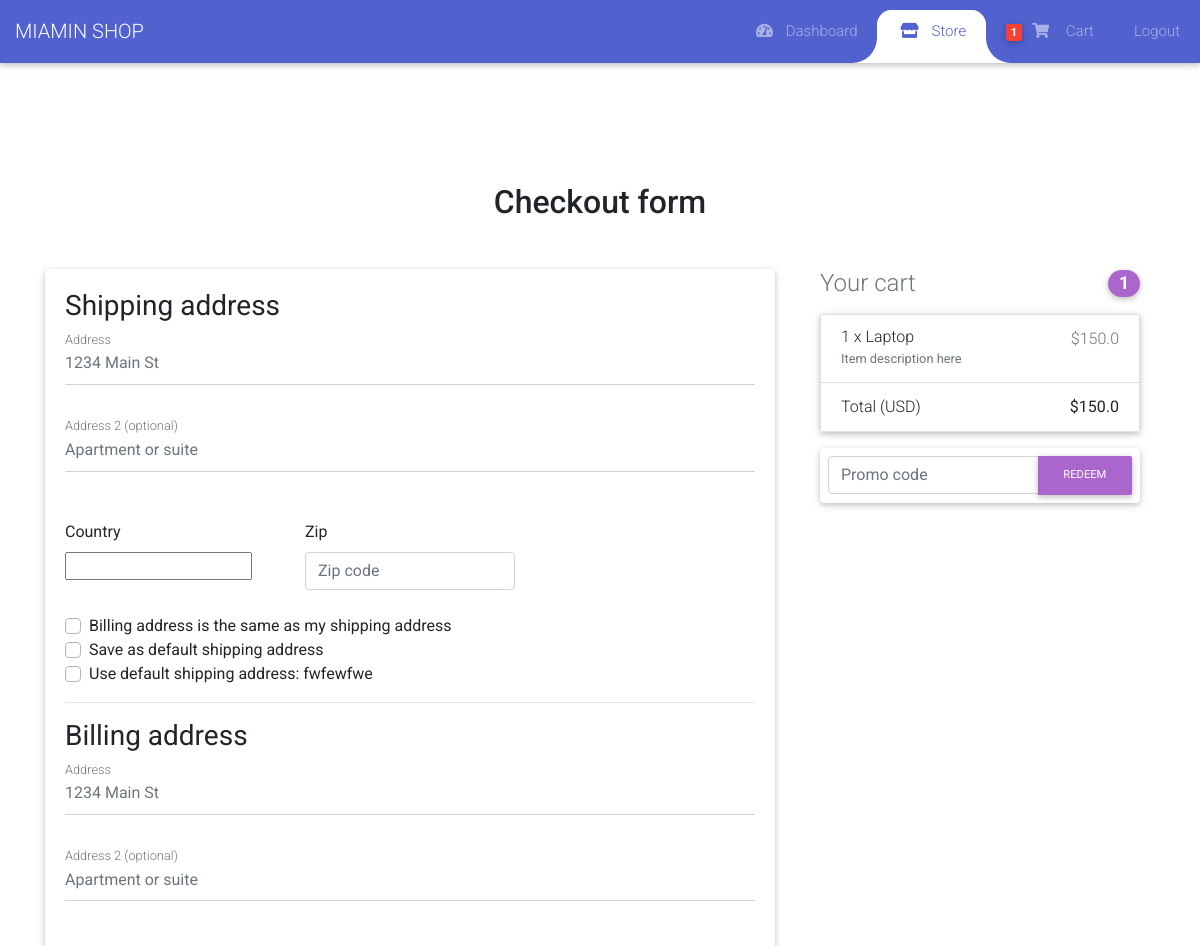
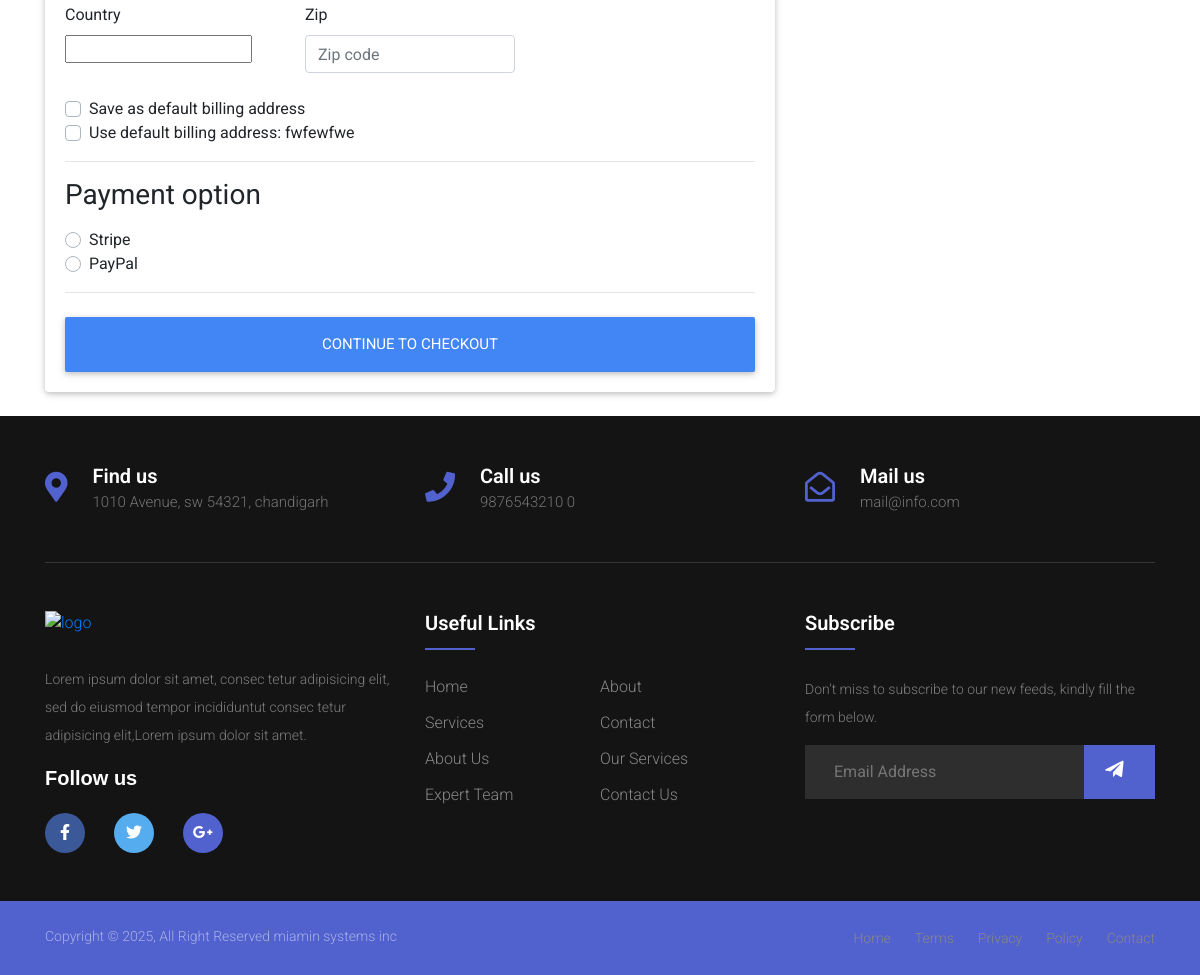
Screenshot of /checkout/ (signed in) with the database file from the repository (2 pictures, top to bottom).
### core/models.py (models this page shows, shortened)
class Order(models.Model):
    user = models.ForeignKey(settings.AUTH_USER_MODEL,
                             on_delete=models.CASCADE)
    ref_code = models.CharField(max_length=20, blank=True, null=True)
    items = models.ManyToManyField(OrderItem)
    start_date = models.DateTimeField(auto_now_add=True)
    ordered_date = models.DateTimeField()
    ordered = models.BooleanField(default=False)
    shipping_address = models.ForeignKey(
        'Address', related_name='shipping_address', on_delete=models.SET_NULL, blank=True, null=True)
    billing_address = models.ForeignKey(
        'Address', related_name='billing_address', on_delete=models.SET_NULL, blank=True, null=True)
    payment = models.ForeignKey(
        'Payment', on_delete=models.SET_NULL, blank=True, null=True)
    coupon = models.ForeignKey(
        'Coupon', on_delete=models.SET_NULL, blank=True, null=True)
    being_delivered = models.BooleanField(default=False)
    received = models.BooleanField(default=False)
    refund_requested = models.BooleanField(default=False)
    refund_granted = models.BooleanField(default=False)
    '''
    1. Item added to cart
    2. Adding a billing address
    (Failed checkout)
    3. Payment
    (Preprocessing, processing, packaging etc.)
    4. Being delivered
    5. Received
    6. Refunds
    '''
    def get_total(self):
        total = 0
        for order_item in self.items.all():
            total += order_item.get_final_price()
        if self.coupon:
            total -= self.coupon.amount
        return total

class Address(models.Model):
    user = models.ForeignKey(settings.AUTH_USER_MODEL,
                             on_delete=models.CASCADE)
    street_address = models.CharField(max_length=100)
    apartment_address = models.CharField(max_length=100)
    country = CountryField(multiple=False)
    zip = models.CharField(max_length=100)
    address_type = models.CharField(max_length=1, choices=ADDRESS_CHOICES)
    default = models.BooleanField(default=False)
    class Meta:
        verbose_name_plural = 'Addresses'

class OrderItem(models.Model):
    user = models.ForeignKey(settings.AUTH_USER_MODEL,
                             on_delete=models.CASCADE)
    ordered = models.BooleanField(default=False)
    item = models.ForeignKey(Item, on_delete=models.CASCADE)
    quantity = models.IntegerField(default=1)
    def get_total_discount_item_price(self):
        return self.quantity * self.item.discount_price
    def get_final_price(self):
        if self.item.discount_price:
            return self.get_total_discount_item_price()
        return self.get_total_item_price()

class Item(models.Model):
    title = models.CharField(max_length=100)
    price = models.FloatField()
    discount_price = models.FloatField(blank=True, null=True)
    category = models.CharField(choices=CATEGORY_CHOICES, max_length=2)
    label = models.CharField(choices=LABEL_CHOICES, max_length=1)
    slug = models.SlugField()
    description = models.TextField()
    image = models.ImageField()

### core/views.py (the view, shortened to what this page needs)
# urls.py: path('checkout/', CheckoutView.as_view(), name='checkout'),
class CheckoutView(View):
    def get(self, *args, **kwargs):
        try:
            order = Order.objects.get(user=self.request.user, ordered=False)
            form = CheckoutForm()
            context = {
                'form': form,
                'couponform': CouponForm(),
                'order': order,
                'DISPLAY_COUPON_FORM': True
            }
            shipping_address_qs = Address.objects.filter(
                user=self.request.user,
                address_type='S',
                default=True
            )
            if shipping_address_qs.exists():
                context.update(
                    {'default_shipping_address': shipping_address_qs[0]})
            billing_address_qs = Address.objects.filter(
                user=self.request.user,
                address_type='B',
                default=True
            )
            if billing_address_qs.exists():
                context.update(
                    {'default_billing_address': billing_address_qs[0]})
            return render(self.request, "checkout.html", context)
        except ObjectDoesNotExist:
            messages.info(self.request, "You do not have an active order")
            return redirect("core:checkout")

### core/forms.py
class CheckoutForm(forms.Form):
    shipping_address = forms.CharField(required=False)
    shipping_address2 = forms.CharField(required=False)
    shipping_country = CountryField(blank_label='(select country)').formfield(
        required=False,
        widget=CountrySelectWidget(attrs={
            'class': 'custom-select d-block w-100',
        }))
    shipping_zip = forms.CharField(required=False)
    billing_address = forms.CharField(required=False)
    billing_address2 = forms.CharField(required=False)
    billing_country = CountryField(blank_label='(select country)').formfield(
        required=False,
        widget=CountrySelectWidget(attrs={
            'class': 'custom-select d-block w-100',
        }))
    billing_zip = forms.CharField(required=False)
    same_billing_address = forms.BooleanField(required=False)
    set_default_shipping = forms.BooleanField(required=False)
    use_default_shipping = forms.BooleanField(required=False)
    set_default_billing = forms.BooleanField(required=False)
    use_default_billing = forms.BooleanField(required=False)
    payment_option = forms.ChoiceField(
        widget=forms.RadioSelect, choices=PAYMENT_CHOICES)

class CouponForm(forms.Form):
    code = forms.CharField(widget=forms.TextInput(attrs={
        'class': 'form-control',
        'placeholder': 'Promo code',
        'aria-label': 'Recipient\'s username',
        'aria-describedby': 'basic-addon2'
    }))

### core/templatetags/cart_template_tags.py (called while the page is built)
@register.filter
def cart_item_count(user):
    if user.is_authenticated:
        qs = Order.objects.filter(user=user, ordered=False)
        if qs.exists():
            return qs[0].items.count()
    return 0

### templates/checkout.html (shortened to what this page needs)
{% extends "base.html" %}
{% load crispy_forms_tags %}
{% block content %}
  <main >
    <div class="container wow fadeIn">
      <h2 class="my-5 h2 text-center">Checkout form</h2>
      <div class="row">
        <div class="col-md-8 mb-4">
          <div class="card">
            <form method="POST" class="card-body">
              <h3>Shipping address</h3>
              <div class='hideable_shipping_form'>
                <div class="md-form mb-5">
                  <input type='text' placeholder='1234 Main St' id='shipping_address' name='shipping_address' class='form-control' />
                  <label for="shipping_address" class="">Address</label>
                </div>
                <div class="md-form mb-5">
                  <input type='text' placeholder='Apartment or suite' id='shipping_address2' name='shipping_address2' class='form-control' />
                  <label for="shipping_address2" class="">Address 2 (optional)</label>
                </div>
                <div class="row">
                  <div class="col-lg-4 col-md-12 mb-4">
                    <label for="country">Country</label>
                    {{ form.shipping_country }}
                  </div>
                  <div class="col-lg-4 col-md-6 mb-4">
                    <label for="shipping_zip">Zip</label>
                    <input type='text' placeholder='Zip code' id='shipping_zip' name='shipping_zip' class='form-control' />
                  </div>
                </div>
                <div class="custom-control custom-checkbox">
                  <label class="custom-control-label" for="same_billing_address">Billing address is the same as my shipping address</label>
                </div>
                <div class="custom-control custom-checkbox">
                  <label class="custom-control-label" for="set_default_shipping">Save as default shipping address</label>
                </div>
              </div>
              {% if default_shipping_address %}
              <div class="custom-control custom-checkbox">
                <label class="custom-control-label" for="use_default_shipping">Use default shipping address: {{ default_shipping_address.street_address|truncatechars:10 }}</label>
              </div>
              {% endif %}
              <hr>
              <h3>Billing address</h3>
              <div class='hideable_billing_form'>
                <div class="md-form mb-5">
                  <input type='text' placeholder='1234 Main St' id='billing_address' name='billing_address' class='form-control' />
                  <label for="billing_address" class="">Address</label>
                </div>
                <div class="md-form mb-5">
                  <input type='text' placeholder='Apartment or suite' id='billing_address2' name='billing_address2' class='form-control' />
                  <label for="billing_address2" class="">Address 2 (optional)</label>
                </div>
                <div class="row">
                  <div class="col-lg-4 col-md-12 mb-4">
                    <label for="country">Country</label>
                    {{ form.billing_country }}
                  </div>
                  <div class="col-lg-4 col-md-6 mb-4">
                    <label for="billing_zip">Zip</label>
                    <input type='text' placeholder='Zip code' id='billing_zip' name='billing_zip' class='form-control' />
                  </div>
                </div>
                <div class="custom-control custom-checkbox">
                  <label class="custom-control-label" for="set_default_billing">Save as default billing address</label>
                </div>
              </div>
              {% if default_billing_address %}
              <div class="custom-control custom-checkbox">
                <label class="custom-control-label" for="use_default_billing">Use default billing address: {{ default_billing_address.street_address|truncatechars:10 }}</label>
              </div>
              {% endif %}
              <hr>
              <h3>Payment option</h3>
              <div class="d-block my-3">
                {% for value, name in form.fields.payment_option.choices %}
                <div class="custom-control custom-radio">
                  <label class="custom-control-label" for="{{ name }}">{{ name }}</label>
                </div>
                {% endfor %}
              </div>
              <hr class="mb-4">
              <button class="btn btn-primary btn-lg btn-block" type="submit">Continue to checkout</button>
            </form>
          </div>
        </div>
        <div class="col-md-4 mb-4">
          {% include "order_snippet.html" %}
        </div>
      </div>
    </div>
  </main>
{% endblock content %}

### templates/navbar.html (shortened to what this page needs)
{% load cart_template_tags %}
<nav class="navbar navbar-expand-custom navbar-mainbg">
  <a class="navbar-brand navbar-logo" href="/">MIAMIN SHOP</a>
  <div class="collapse navbar-collapse" id="navbarSupportedContent">
    <ul class="navbar-nav ml-auto">
      <div class="hori-selector">
        <div class="left"></div>
        <div class="right"></div>
      </div>
      {% if request.user.is_authenticated %}
      <li class="nav-item" id="Dashboardnav">
        <a class="nav-link" href="javascript:void(0);"><i class="fas fa-tachometer-alt"></i>Dashboard</a>
      </li>
      <li class="nav-item active" id="Storenav">
        <a class="nav-link" href="/"><i class="fas fa-store"></i>Store</a>
      </li>
      <li class="nav-item" id="Cartnav">
        <a href="{% url 'core:order-summary' %}" class="nav-link waves-effect">
          <span class="badge red z-depth-1 mr-1"> {{ request.user|cart_item_count }} </span>
          <i class="fas fa-shopping-cart"></i>
          <span class="clearfix d-none d-sm-inline-block"> Cart </span>
        </a>
      </li>
      <li class="nav-item" id="Logoutnav">
        <a class="nav-link waves-effect" href="{% url 'account_logout' %}">
          <span class="clearfix d-none d-sm-inline-block"> Logout </span>
        </a>
      </li>
      {% endif %}
    </ul>
  </div>
</nav>

### templates/order_snippet.html (shortened to what this page needs)
<div class="col-md-12 mb-4">
    <h4 class="d-flex justify-content-between align-items-center mb-3">
    <span class="text-muted">Your cart</span>
    <span class="badge badge-secondary badge-pill">{{ order.items.count }}</span>
    </h4>
    <ul class="list-group mb-3 z-depth-1">
    {% for order_item in order.items.all %}
    <li class="list-group-item d-flex justify-content-between lh-condensed">
        <div>
        <h6 class="my-0">{{ order_item.quantity }} x {{ order_item.item.title}}</h6>
        <small class="text-muted">{{ order_item.item.description}}</small>
        </div>
        <span class="text-muted">${{ order_item.get_final_price }}</span>
    </li>
    {% endfor %}
    <li class="list-group-item d-flex justify-content-between">
        <span>Total (USD)</span>
        <strong>${{ order.get_total }}</strong>
    </li>
    </ul>
    {% if DISPLAY_COUPON_FORM %}
    <form class="card p-2" action="{% url 'core:add-coupon' %}" method="POST">
        <div class="input-group">
            {{ couponform.code }}
            <div class="input-group-append">
            <button class="btn btn-secondary btn-md waves-effect m-0" type="submit">Redeem</button>
            </div>
        </div>
    </form>
    {% endif %}
</div>

### templates/base.html (style rules this page uses)
html, body, header, .carousel { height: 60vh; }

### templates/navbar.html (style rules this page uses)
body { font-family: "Roboto", sans-serif; }
* { margin: 0; padding: 0; }
i { margin-right: 10px; }
.navbar-logo { padding: 15px; color: #fff; }
.navbar-mainbg { background-color: #5161ce; padding: 0px; }
#navbarSupportedContent { overflow: hidden; position: relative; }
#navbarSupportedContent ul { padding: 0px; margin: 0px; }
#navbarSupportedContent ul li a i { margin-right: 10px; }
#navbarSupportedContent li { list-style-type: none; float: left; }
#navbarSupportedContent ul li a { color: rgba(255, 255, 255, 0.5); text-decoration: none; font-size: 15px; display: block; padding: 20px 20px; transition-duration: 0.6s; transition-timing-function: cubic-bezier(0.68, -0.55, 0.265, 1.55); position: relative; }
#navbarSupportedContent>ul>li.active>a { color: #5161ce; background-color: transparent; transition: all 0.7s; }
.hori-selector { display: inline-block; position: absolute; height: 100%; top: 0px; left: 0px; transition-duration: 0.6s; transition-timing-function: cubic-bezier(0.68, -0.55, 0.265, 1.55); background-color: #fff; border-top-left-radius: 15px; border-top-right-radius: 15px; margin-top: 10px; }
.hori-selector .right, .hori-selector .left { position: absolute; width: 25px; height: 25px; background-color: #fff; bottom: 10px; }
.hori-selector .right { right: -25px; }
.hori-selector .left { left: -25px; }
.hori-selector .right:before, .hori-selector .left:before { content: ""; position: absolute; width: 50px; height: 50px; border-radius: 50%; background-color: #5161ce; }
.hori-selector .right:before { bottom: 0; right: -25px; }
.hori-selector .left:before { bottom: 0; left: -25px; }
@media (min-width: 992px) { .navbar-expand-custom { -ms-flex-flow: row nowrap; flex-flow: row nowrap; -ms-flex-pack: start; justify-content: flex-start; } }
@media (min-width: 992px) { .navbar-expand-custom .navbar-nav { -ms-flex-direction: row; flex-direction: row; } }
@media (min-width: 992px) { .navbar-expand-custom .navbar-collapse { display: -ms-flexbox !important; display: flex !important; -ms-flex-preferred-size: auto; flex-basis: auto; } }

### templates/footer.html (style rules this page uses)
ul { margin: 0px; padding: 0px; }

### rows the page displays
Address: street_address "fwfewfwe"
Address: street_address "fwfewfwe"
Order: items.count "1", get_total "150.0"
OrderItem: quantity "1", item "Laptop", item.description "Item description here", get_final_price "150.0"

### other values shown
{{ request.user|cart_item_count }} "1"
{{ name }} "Stripe" "PayPal"
